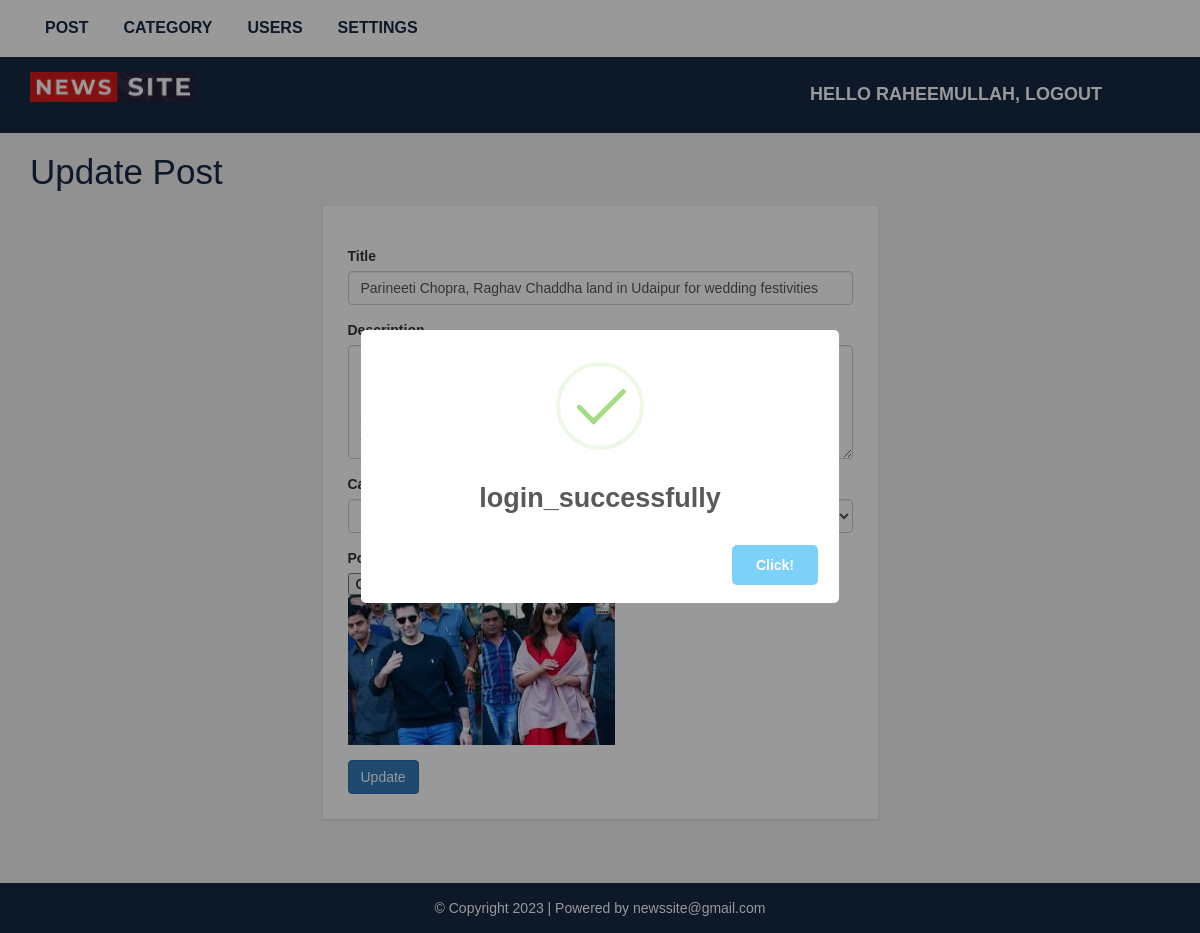
The app's page /admin/update-post.php?id=204 (signed in) with its own data.
### tables this page shows
CREATE TABLE `post` (
  `post_id` int(11) NOT NULL,
  `title` varchar(100) NOT NULL,
  `description` text NOT NULL,
  `category` varchar(100) NOT NULL,
  `post_date` varchar(50) NOT NULL,
  `author` int(11) NOT NULL,
  `post_img` varchar(100) NOT NULL,
  `isApproved` int(11) DEFAULT 0
);

### admin/update-post.php (the view, shortened to what this page needs)
<?php include "header.php";
?>
<div id="admin-content">
  <div class="container">
  <div class="row">
    <div class="col-md-12">
        <h1 class="admin-heading">Update Post</h1>
    </div>
    <div class="col-md-offset-3 col-md-6">
      <?php
        include "config.php";
        $post_id = $_GET['id'];
        $sql = "SELECT post.post_id, post.title, post.description,post.post_img,
        category.category_name, post.category FROM post
        LEFT JOIN category ON post.category = category.category_id
        LEFT JOIN user ON post.author = user.user_id
        WHERE post.post_id = {$post_id}";
        $result = mysqli_query($conn, $sql) or die("Query Failed.");
        if(mysqli_num_rows($result) > 0){
          while($row = mysqli_fetch_assoc($result)) {
      ?>
        <form action="save-update-post.php" method="POST" enctype="multipart/form-data" autocomplete="off">
            <div class="form-group">
                <label for="exampleInputTile">Title</label>
                <input type="text" name="post_title"  class="form-control" id="exampleInputUsername" value="<?php echo $row['title']; ?>">
            </div>
            <div class="form-group">
                <label for="exampleInputPassword1"> Description</label>
            </div>
            <div class="form-group">
                <label for="exampleInputCategory">Category</label>
            </div>
            <div class="form-group">
                <label for="">Post image</label>
                <img  src="upload/<?php echo $row['post_img']; ?>" height="150px">
            </div>
            <input type="submit" name="submit" class="btn btn-primary" value="Update" />
        </form>
        <?php
          }
        }else{
          echo "Result Not Found.";
        }
        ?>
      </div>
    </div>
  </div>
</div>
<?php include "footer.php"; ?>

### css/style.css (style rules this page uses)
body { background: #f1f1f1; font-family: sans-serif,arial,Helvetica; }
#admin-content { padding: 20px 0; min-height: 750px; }
#admin-content .admin-heading { font-size: 35px; margin: 0 0 15px; color: #152844; }
form { background: #fff; padding: 25px; box-shadow:0 1px 3px rgba(0, 0, 0, 0.13); }

### records on screen
post: post_title "Parineeti Chopra, Raghav Chaddha land in Udaipur for wedding festivities", post_img (picture)

### other values on screen
$_SESSION["username"] "RAHEEMULLAH"
